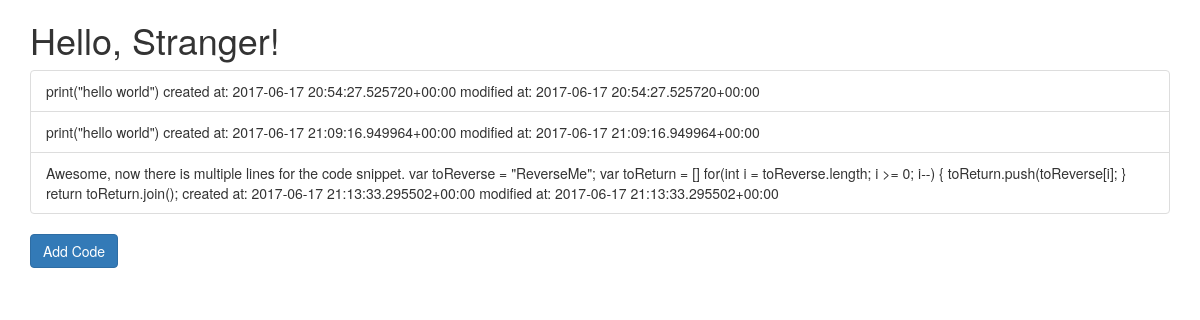
Before: / with the older database file.
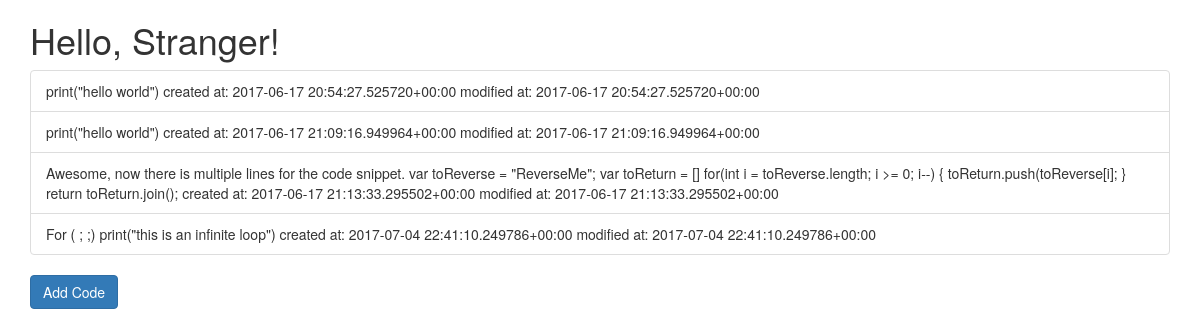
After: the same page with the newer database file.
### codesnippets/models.py (models this page shows, shortened)
class CodeSnippet(models.Model):
    created = models.DateTimeField(default=timezone.now())
    modified = models.DateTimeField(default=timezone.now())
    snippet = models.TextField(blank=False, null=False)
    def __str__(self):
        return "{0} \n created at: {1} modified at: {2}".format(self.snippet, self.created,
                self.modified)

### codesnippets/views.py (the view)
# urls.py: url(r'^$', views.CodeListView.as_view(), name='index'),
class CodeListView(ListView):
    model = CodeSnippet
    template_name = 'code/index.html'

### codesnippets/templates/code/index.html (shortened to what this page needs)
{% extends 'code/base.html' %}
{% block content %}
  {% if name %}
    <h1>Hello, {{ name }}!</h1>
  {% else %}
    <h1>Hello, Stranger!</h1>
  {% endif %}
  {% if codesnippet_list %}
    <ul class="list-group">
    {% for codesnippet in codesnippet_list %}
      <li class="list-group-item">{{ codesnippet }}</li>
    {% endfor %}
  </ul>
  {% else %}
    <p>No code yet.</p>
  {% endif%}
  <a href="/add"><button class="btn btn-primary">Add Code</button>
{% endblock %}

### codesnippets/templates/code/base.html (shortened to what this page needs)
<!DOCTYPE html>
<html>
  <head>
    <link rel="stylesheet" href="https://maxcdn.bootstrapcdn.com/bootstrap/3.3.7/css/bootstrap.min.css">
  </head>
  <body>
    <div class="container">
      {% block content %} {% endblock %}
    </div>
  </body>
</html>

Changed rows visible on the page:
added CodeSnippet: snippet+created+modified "For ( ; ;) print(\"this is an infinite loop\") created at: 2017-07-04 22:41:10.249786+00:00 modified at: 2017-07-04 22:41:10.249786+00:00"
